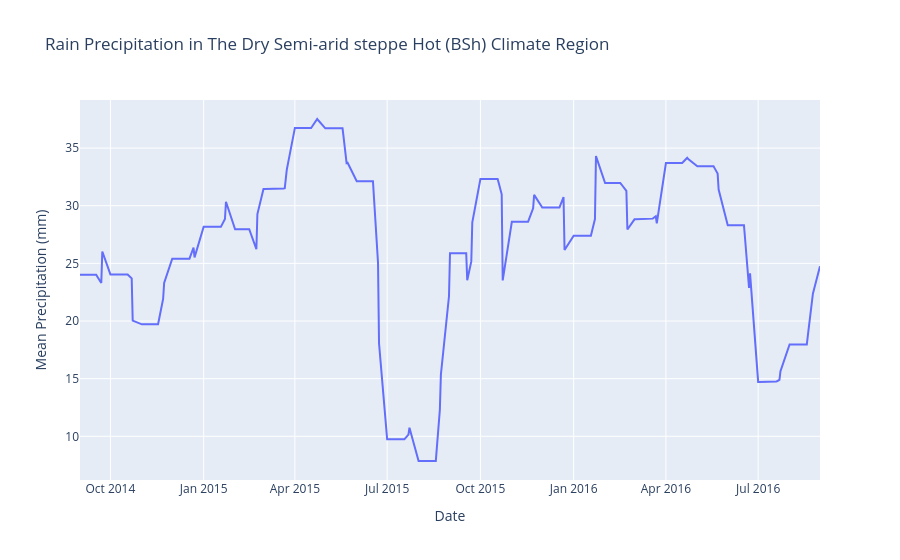

Notebook source saved alongside this figure:
### Code cell
fig = px.line(
    df[0:731],
    x="startdate",
    y="nmme-prate-34w__nmmemean",
    title="Rain Precipitation in The Dry Semi-arid steppe Hot (BSh) Climate Region",
)

fig.update_layout(xaxis_title="Date", yaxis_title="Mean Precipitation (mm)")
fig.show()

### Figure 1 — Plotly figure (JSON) as saved in the notebook; plotly's stock layout.template omitted (floating-point values rounded to 4 significant figures; data arrays with more than 128 entries replaced by an {"elided": "..."} marker saying what was removed)
{"data": [{"hovertemplate": "startdate=%{x}<br>nmme-prate-34w__nmmemean=%{y}<extra></extra>", "legendgroup": "", "line": {"color": "#636efa", "dash": "solid"}, "marker": {"symbol": "circle"}, "mode": "lines", "name": "", "orientation": "v", "showlegend": false, "type": "scatter", "x": {"elided": "731 str values"}, "xaxis": "x", "y": {"elided": "731 float values"}, "yaxis": "y"}], "layout": {"legend": {"tracegroupgap": 0}, "title": {"text": "Rain Precipitation in The Dry Semi-arid steppe Hot (BSh) Climate Region"}, "xaxis": {"anchor": "y", "domain": [0, 1], "title": {"text": "Date"}}, "yaxis": {"anchor": "x", "domain": [0, 1], "title": {"text": "Mean Precipitation (mm)"}}}}
